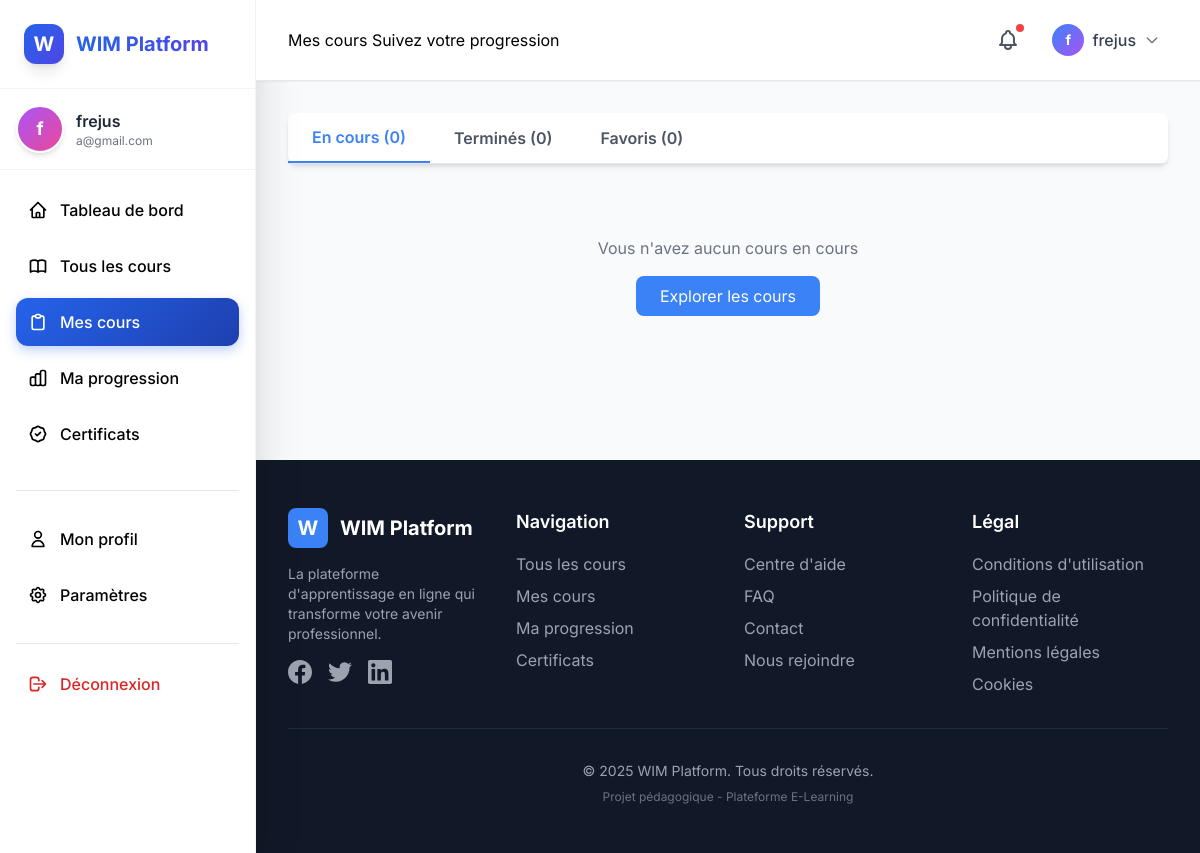
The page /enrollments/my-courses/ (signed in) on the database as committed earlier.
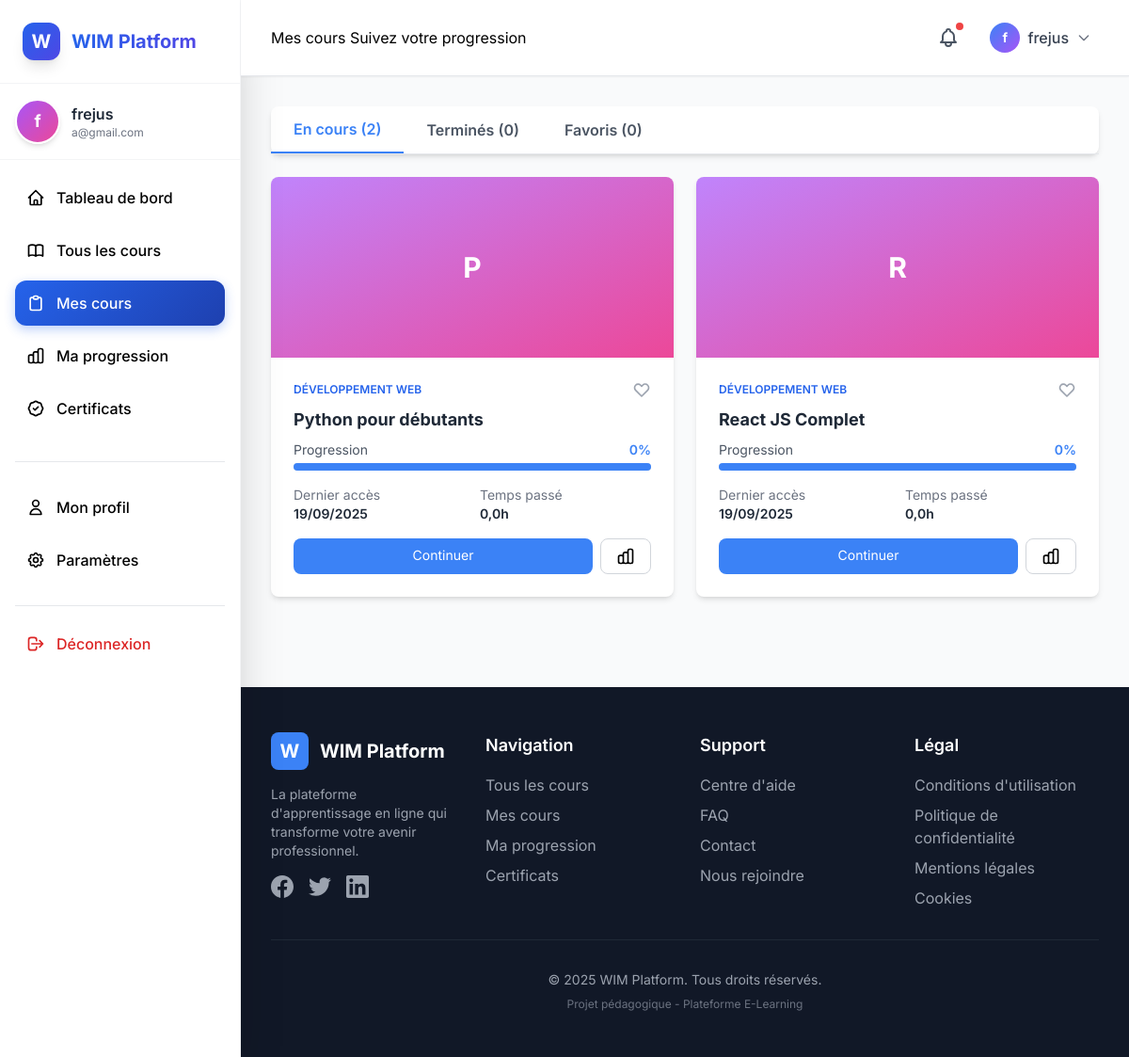
The same page on the database as committed later.
### apps/enrollments/models.py (models this page shows, shortened)
class Enrollment(models.Model):
    user = models.ForeignKey('users.User', on_delete=models.CASCADE, related_name='enrollments',
                             verbose_name='utilisateur')
    course = models.ForeignKey('courses.Course', on_delete=models.CASCADE, related_name='enrollments',
                               verbose_name='cours')
    progress_percentage = models.DecimalField('progression (%)', max_digits=5, decimal_places=2, default=0,
                                              validators=[MinValueValidator(0), MaxValueValidator(100)])
    enrolled_at = models.DateTimeField('inscrit le', auto_now_add=True)
    started_at = models.DateTimeField('commencé le', null=True, blank=True)
    completed_at = models.DateTimeField('complété le', null=True, blank=True)
    last_accessed = models.DateTimeField('dernier accès', auto_now=True)
    is_active = models.BooleanField('actif', default=True)
    is_completed = models.BooleanField('complété', default=False)
    is_favorite = models.BooleanField('favori', default=False)
    total_time_spent = models.IntegerField('temps total (secondes)', default=0)
    class Meta:
        verbose_name = 'inscription'
        verbose_name_plural = 'inscriptions'
        ordering = ['-enrolled_at']
        unique_together = [['user', 'course']]

### apps/courses/models.py (models this page shows, shortened)
class Course(models.Model):
    DIFFICULTY_CHOICES = [
        ('beginner', 'Débutant'),
        ('intermediate', 'Intermédiaire'),
        ('advanced', 'Avancé'),
    ]
    title = models.CharField('titre', max_length=200)
    slug = models.SlugField('slug', max_length=250, unique=True, blank=True)
    description = models.TextField('description courte', max_length=500)
    full_description = models.TextField('description complète')
    category = models.ForeignKey(Category, on_delete=models.SET_NULL, null=True, related_name='courses',
                                 verbose_name='catégorie')
    instructor = models.ForeignKey('users.User', on_delete=models.CASCADE, related_name='taught_courses',
                                   verbose_name='instructeur')
    image = models.ImageField(upload_to='course_images/', verbose_name='image', blank=True, null=True)
    difficulty = models.CharField('difficulté', max_length=20, choices=DIFFICULTY_CHOICES, default='beginner')
    duration = models.IntegerField('durée (minutes)', default=0)
    price = models.DecimalField('prix', max_digits=10, decimal_places=2, default=0)
    rating = models.DecimalField('note', max_digits=3, decimal_places=2, default=0)
    total_students = models.IntegerField('étudiants', default=0)
    total_reviews = models.IntegerField('avis', default=0)
    is_published = models.BooleanField('publié', default=False)
    is_new = models.BooleanField('nouveau', default=True)
    is_featured = models.BooleanField('mis en avant', default=False)
    prerequisites = models.TextField('prérequis', blank=True)
    learning_objectives = models.TextField('objectifs', blank=True)
    created_at = models.DateTimeField(auto_now_add=True)
    updated_at = models.DateTimeField(auto_now=True)
    class Meta:
        verbose_name = 'cours'
        verbose_name_plural = 'cours'
        ordering = ['-created_at']

class Category(models.Model):
    name = models.CharField('nom', max_length=100, unique=True)
    slug = models.SlugField('slug', max_length=100, unique=True, blank=True)
    description = models.TextField('description', blank=True)
    icon = models.CharField('icône', max_length=50, blank=True)
    color = models.CharField('couleur', max_length=7, default='#4A90E2')
    order = models.IntegerField('ordre', default=0)
    is_active = models.BooleanField('actif', default=True)
    class Meta:
        verbose_name = 'catégorie'
        verbose_name_plural = 'catégories'
        ordering = ['order', 'name']

### apps/enrollments/views.py (the view)
# urls.py: path('my-courses/', views.MyCoursesView.as_view(), name='my-courses'),
class MyCoursesView(LoginRequiredMixin, ListView):
    model = Enrollment
    template_name = 'enrollments/my_courses.html'
    context_object_name = 'enrollments'
    def get_queryset(self):
        return Enrollment.objects.filter(
            user=self.request.user,
            is_active=True
        ).select_related('course', 'course__category', 'course__instructor').order_by('-enrolled_at')
    def get_context_data(self, **kwargs):
        context = super().get_context_data(**kwargs)
        all_enrollments = self.get_queryset()
        status = self.request.GET.get('status', 'all')
        if status == 'completed':
            enrollments = all_enrollments.filter(is_completed=True)
        elif status == 'in_progress':
            enrollments = all_enrollments.filter(is_completed=False)
        elif status == 'favorites':
            enrollments = all_enrollments.filter(is_favorite=True)
        else:
            enrollments = all_enrollments
        context.update({
            'enrollments': enrollments,
            'active_enrollments': all_enrollments.filter(is_completed=False),
            'completed_enrollments': all_enrollments.filter(is_completed=True),
            'favorite_enrollments': all_enrollments.filter(is_favorite=True),
            'status_filter': status,
            'active_count': all_enrollments.filter(is_completed=False).count(),
            'completed_count': all_enrollments.filter(is_completed=True).count(),
            'favorites_count': all_enrollments.filter(is_favorite=True).count(),
        })
        return context

### apps/dashboard/templatetags/math_filters.py (called while the page is built)
@register.filter(name='div')
def divide(value, arg):
    try:
        if float(arg) == 0:
            return 0
        return float(value) / float(arg)
    except (ValueError, TypeError):
        return 0

### templates/enrollments/my_courses.html (shortened to what the changed rows need)
{% extends 'base.html' %}
{% load static %}
{% load math_filters %}
{% block content %}
<div class="bg-white rounded-lg shadow-md mb-6">
    <div class="flex border-b">
        <button onclick="showTab('active')"
                id="tab-active"
                class="tab-button px-6 py-3 font-semibold text-blue-500 border-b-2 border-blue-500">
            En cours ({{ active_count }})
        </button>
        <button onclick="showTab('completed')"
                id="tab-completed"
                class="tab-button px-6 py-3 font-semibold text-gray-600 hover:text-gray-800">
            Terminés ({{ completed_count }})
        </button>
        <button onclick="showTab('favorites')"
                id="tab-favorites"
                class="tab-button px-6 py-3 font-semibold text-gray-600 hover:text-gray-800">
            Favoris ({{ favorites_count }})
        </button>
    </div>
</div>
<div id="content-active" class="tab-content">
    <div class="grid grid-cols-1 lg:grid-cols-2 xl:grid-cols-3 gap-6">
        {% for enrollment in active_enrollments %}
        <div class="bg-white rounded-lg shadow-md overflow-hidden hover:shadow-xl transition-all duration-300">
            <div class="relative">
                {% if enrollment.course.image %}
                    <img src="{{ enrollment.course.image.url }}" alt="{{ enrollment.course.title }}" class="w-full h-48 object-cover">
                {% else %}
                    <div class="w-full h-48 bg-gradient-to-br from-purple-400 to-pink-500 flex items-center justify-center">
                        <span class="text-white text-3xl font-bold">{{ enrollment.course.title|first }}</span>
                    </div>
                {% endif %}
            </div>
            <div class="p-6">
                <div class="flex items-center justify-between mb-2">
                    <span class="text-xs font-semibold text-blue-600 uppercase">{{ enrollment.course.category.name }}</span>
                    <button class="text-gray-400 hover:text-red-500"
                            hx-post="{% url 'courses:toggle_favorite' enrollment.course.id %}"
                            hx-swap="outerHTML">
                        <svg class="w-5 h-5 {% if enrollment.is_favorite %}fill-current text-red-500{% endif %}" fill="none" stroke="currentColor" viewBox="0 0 24 24">
                            <path stroke-linecap="round" stroke-linejoin="round" stroke-width="2" d="M4.318 6.318a4.5 4.5 0 000 6.364L12 20.364l7.682-7.682a4.5 4.5 0 00-6.364-6.364L12 7.636l-1.318-1.318a4.5 4.5 0 00-6.364 0z"></path>
                        </svg>
                    </button>
                </div>
                <h3 class="text-lg font-bold text-gray-800 mb-2">{{ enrollment.course.title }}</h3>
                <div class="mb-4">
                    <div class="flex justify-between text-sm mb-1">
                        <span class="text-gray-600">Progression</span>
                        <span class="font-semibold text-blue-500">{{ enrollment.progress_percentage|floatformat:0 }}%</span>
                    </div>
                    <div class="w-full bg-gray-200 rounded-full h-2">
                        <div class="bg-blue-500 h-2 rounded-full transition-all duration-300" style="width: {{ enrollment.progress_percentage }}%"></div>
                    </div>
                </div>
                <div class="grid grid-cols-2 gap-4 mb-4 text-sm">
                    <div>
                        <p class="text-gray-500">Dernier accès</p>
                        <p class="font-semibold text-gray-800">{{ enrollment.last_accessed|date:"d/m/Y" }}</p>
                    </div>
                    <div>
                        <p class="text-gray-500">Temps passé</p>
                        <p class="font-semibold text-gray-800">{{ enrollment.total_time_spent|div:3600|floatformat:1 }}h</p>
                    </div>
                </div>
                <div class="flex gap-2">
                    <a href="{% url 'courses:detail' enrollment.course.slug %}"
                       class="flex-1 px-4 py-2 bg-blue-500 text-white rounded-lg hover:bg-blue-600 transition text-center text-sm">
                        Continuer
                    </a>
                    <a href="{% url 'progress:course_progress' enrollment.course.id %}"
                       class="px-4 py-2 border border-gray-300 rounded-lg hover:bg-gray-50 transition text-sm">
                    </a>
                </div>
            </div>
        </div>
        {% empty %}
        <div class="col-span-3 text-center py-12">
            <p class="text-gray-500 mb-4">Vous n'avez aucun cours en cours</p>
            <a href="{% url 'courses:list' %}" class="inline-block px-6 py-2 bg-blue-500 text-white rounded-lg hover:bg-blue-600">
                Explorer les cours
            </a>
        </div>
        {% endfor %}
    </div>
</div>
{% endblock %}

Rows that differ between the two databases and show on the page:
added Enrollment: course|first "P", course.category.name "DÉVELOPPEMENT WEB", is_favorite False (drawn), course "Python pour débutants", progress_percentage "0", last_accessed "19/09/2025", total_time_spent|div "0,0"
added Enrollment: course|first "R", course.category.name "DÉVELOPPEMENT WEB", is_favorite False (drawn), course "React JS Complet", progress_percentage "0", last_accessed "19/09/2025", total_time_spent|div "0,0"
Other text that changed with them:
{{ active_count }}: "0" → "2"
text no longer shown: "Vous n'avez aucun cours en cours Explorer les cours"
